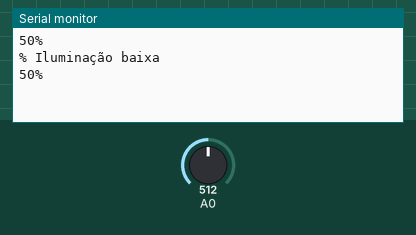
A sketch run on a simulated Arduino Uno, built with avr-gcc and run on an emulated ATmega328P. Parts: the last lines printed to the serial monitor. The inputs (shaded band) are chosen by the test bench; at power-on: A0 = 512.

Above: at 1.8 s.
1.9 s: A0 set to 716
At 2.7 s:
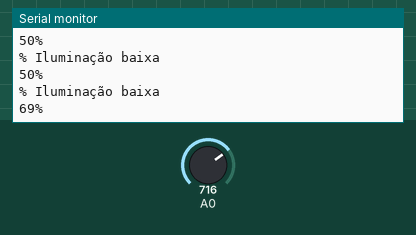
5.5 s: A0 set to 900
At 6.8 s:
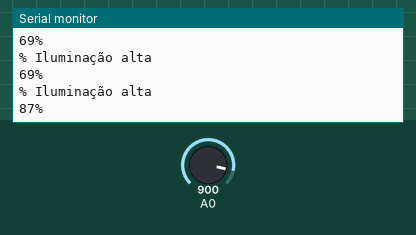
Timing chart, 0 to 8.5 s (numbered marks = the images above; inputs shaded):
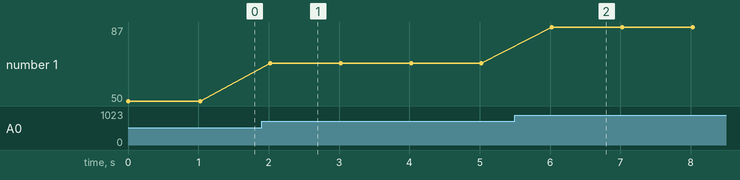

The sketch:

arduino_sep8a_copy_20250908145337.ino
```cpp
float valorLDR;
int LDR;

void setup ()
{
    Serial.begin(9600);
    pinMode(A0, INPUT);
}

void loop ()
{
    valorLDR = analogRead(A0);
    LDR = map(valorLDR, 0, 1023, 0, 100);
    Serial.print(LDR);
    Serial.println("%");
    delay(1000);

    if(LDR <= 50){
      Serial.println("% Iluminação baixa");

    }else{
         Serial.println("% Iluminação alta");
    }
}
```

Measured:
- after the input at 1.9 s, the serial monitor: prints a new line after 0.12 s (image 1)
- after the input at 5.5 s, the serial monitor: prints a new line after 0.52 s (image 2)
- plotted number 1: 50 → 69 after the input at 1.9 s, 69 → 87 after the input at 5.5 s
